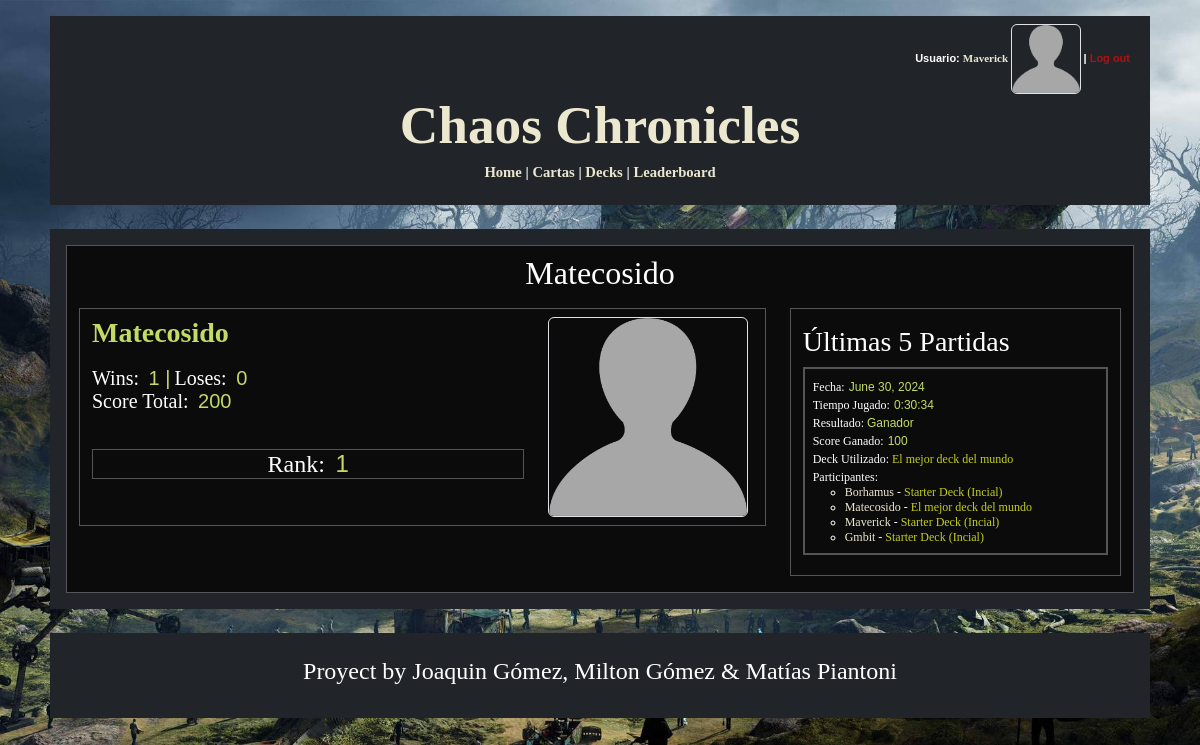
The page /profile/20/ (signed in) on the database its author committed.
### logica/models.py (models this page shows, shortened)
class Jugador(AbstractUser):
    ScoreTotal = models.SmallIntegerField(default=0)
    PartidasGanadas = models.IntegerField(default=0)
    PartidasPerdidas = models.IntegerField(default=0)
    Decks = models.ManyToManyField(Deck, blank=True)
    FotoPerfil = models.ImageField(blank=True, upload_to='perfilimages/')
    deck_seleccionado = models.ForeignKey('Deck', on_delete=models.SET_NULL, null=True, blank=True, related_name='jugador_seleccionado')
    def get_absolute_url(self):
        return reverse('user_profile', kwargs={'pk': self.pk})

class PartidaJugador(models.Model):
    Jugador = models.ForeignKey(Jugador, on_delete=models.CASCADE)
    Deck = models.ForeignKey(Deck, on_delete=models.CASCADE)
    Partida = models.ForeignKey(Partida, on_delete=models.CASCADE)
    GanadorPerdedor = models.BooleanField()
    ScoreGanado = models.SmallIntegerField()

class Partida(models.Model):
    Fecha = models.DateField(auto_now_add=True)
    TiempoJugado = models.DurationField()
    members = models.ManyToManyField(Jugador, through="PartidaJugador")

class Deck(models.Model):
    Titulo = models.CharField(max_length=50)
    CantidadCartas = models.IntegerField(default=0, validators=[MinValueValidator(9), MaxValueValidator(21)])
    CantCirculo = models.SmallIntegerField(default=0)
    CantCuadrado = models.SmallIntegerField(default=0)
    CantTriangulo = models.SmallIntegerField(default=0)
    PartidasGanadas = models.SmallIntegerField(default=0)
    PartidasPerdidas = models.SmallIntegerField(default=0)
    PartidasTotales = models.SmallIntegerField(default=0)
    Winrate = models.DecimalField(max_digits=5, decimal_places=2, default=0.00)
    FechaDeCreacion = models.DateField(auto_now_add=True)
    BackImage = models.ImageField(blank=True, upload_to='backim/')
    Puntos = models.IntegerField(default=100)

### logica/views.py (the view)
# urls.py: path('profile/<int:pk>/', UserProfileView.as_view(), name='user_profile'),
class UserProfileView(DetailView):
    model = Jugador
    template_name = 'profile_view.html'
    context_object_name = 'user_profile'
    def get_object(self):
        return get_object_or_404(Jugador, pk=self.kwargs['pk'])
    def get_context_data(self, **kwargs):
        context = super().get_context_data(**kwargs)
        jugador = self.get_object()
        partidas_jugador = PartidaJugador.objects.filter(Jugador=jugador).order_by('-Partida__Fecha')[:5]
        context['partidas_jugador'] = partidas_jugador
        jugadores = Jugador.objects.all().order_by('-ScoreTotal')
        rank = list(jugadores).index(jugador) + 1
        context['rank'] = rank
        return context

### logica/templates/profile_view.html (shortened to what this page needs)
{% extends 'base_generic.html' %}
{% block content %}
    <body>
        <div class="container pb-3 pt-2" style="border: 1px solid  rgb(85,85,85); background-color:#0b0b0b">
            <div class = "row pb-2 profile-title">
                <h2 style = "text-align: center;">{{ user_profile.username }}</h2>
            </div>
            <div class = "row">
                <div class = "col-sm-8">
                        <div class = "row pb-2 profile-data">
                            <div class="col">
                                <div class="container pt-2 pb-2" style="border: 1px solid  rgb(85,85,85); background-color:#0b0b0b">
                                    <div class="row">
                                        <div class = "col-sm-8 user-data">
                                            <span style="font:bold 28px Georgia;color:#c3db65;"> {{user_profile.username}} </span>
                                            <br>
                                            <br>
                                            <span style="font:normal 20px Georgia;color:#ffffff;margin-top:10px;">Wins:</span>
                                            <span style="font:normal 20px Arial;color:#c3db65;">&nbsp;{{user_profile.PartidasGanadas}} </span>
                                            <span style="font:normal 20px Arial;color:#c3db65;">|</span>
                                            <span style="font:normal 20px Georgia;color:#ffffff;margin-top:10px;">Loses:</span>
                                            <span style="font:normal 20px Arial;color:#c3db65;">&nbsp;{{user_profile.PartidasPerdidas}}</span>
                                            <br>
                                            <span style="font:normal 20px Georgia;color:#ffffff;margin-top:10px;">Score Total:</span>
                                            <span style="font:normal 20px Arial;color:#c3db65;">&nbsp;{{ user_profile.ScoreTotal }}</span>
                                            <br>
                                            <br>
                                            <br>
                                            <div clasa="container border" style="border: 1px solid  rgb(85,85,85); background-color:#0b0b0b; text-align: center;">
                                                <span style="font:normal 24px Georgia;color:#ffffff;margin-top:10px;">Rank:</span>
                                                <span style="font:normal 24px Arial;color:#c3db65;">&nbsp;{{ rank }}</span>
                                            </div>
                                        </div>
                                        <div class = "col-sm-4 user-profile-photo">
                                            {% if user_profile.FotoPerfil %}
                                                <img src="{{ user_profile.FotoPerfil.url }}" alt="Foto de Perfil" class="rounded" style="height:200px; width:200px;">
                                            {% else %}
                                                <img src="/media/perfilimages/default-profile.png" alt="Foto de Perfil" class="rounded border" style="height:200px; width:200px;">
                                            {% endif %}
                                        </div>
                                    </div>
                                </div>
                            </div>
                        </div>
                </div>
                <div class="col-sm-4 profile-matches">
                    <div class="container pt-3 pb-1" style="border: 1px solid  rgb(85,85,85); background-color:#0b0b0b">
                        <h3>Últimas 5 Partidas</h3>
                            {% if partidas_jugador %}
                                <ul class="list-unstyled">
                                    {% for partida_jugador in partidas_jugador %}
                                        <div class="container p-2 mt-2" style="border: 2px solid  rgb(85,85,85); background-color:#0b0b0b">
                                            <li class="game-item">
                                                <span style="font:normal 12px Georgia;color:#ffffff;margin-top:10px;">Fecha:</span>
                                                <span style="font:normal 12px Arial;color:#c3db65;">{{ partida_jugador.Partida.Fecha }}</span>
                                                <br>
                                                <span style="font:normal 12px Georgia;color:#ffffff;margin-top:10px;">Tiempo Jugado:</span>
                                                <span style="font:normal 12px Arial;color:#c3db65;">{{ partida_jugador.Partida.TiempoJugado}}</span>
                                                <br>
                                                <span style="font:normal 12px Georgia;color:#ffffff;margin-top:10px;">Resultado: </span>
                                                    {% if partida_jugador.GanadorPerdedor %}
                                                        <span style="font:normal 12px Arial;color:#c3db65;">Ganador</span>
                                                    {% else %}
                                                    <span style="font:normal 12px Arial; color: rgb(175, 17, 17);">Perdedor</span>
                                                    {% endif %}
                                                <br>
                                                <span style="font:normal 12px Georgia;color:#ffffff;margin-top:10px;">Score Ganado:</span>
                                                <span style="font:normal 12px Arial;color:#c3db65;"> {{ partida_jugador.ScoreGanado }} </span>
                                                <br>
                                                <span style="font:normal 12px Georgia;color:#ffffff;margin-top:10px;">Deck Utilizado: <a class ="green-link" href="{% url 'deck_detail' partida_jugador.Deck.id %}">{{ partida_jugador.Deck.Titulo }}</a></span>
                                                <br>
                                                <span style="font:normal 12px Georgia;color:#ffffff;margin-top:10px;">Participantes:</span>
                                                <ul>
                                                    {% for pj in partida_jugador.Partida.partidajugador_set.all %}
                                                        <li style="font:normal 12px Georgia;color:#ffffff">
                                                            <a class = "menu-buttons" href="{% url 'user_profile' pj.Jugador.id %}">{{ pj.Jugador.username }}</a>
                                                            -
                                                            <a href="{% url 'deck_detail' pj.Deck.id %}" class = "green-link">{{ pj.Deck.Titulo }}</a></li>
                                                    {% endfor %}
                                                </ul>
                                            </li>
                                        </div>
                                    {% endfor %}
                                </ul>
                            {% else %}
                                <p>No hay partidas recientes.</p>
                            {% endif %}
                    </div>
                </div>
            </div>
        </div>
    </body>
{% endblock %}

### logica/templates/base_generic.html (shortened to what this page needs)
<!DOCTYPE html>
<html lang="en">
    <head>
        <link href="https://cdn.jsdelivr.net/npm/bootstrap@5.3.3/dist/css/bootstrap.min.css" rel="stylesheet">
    </head>
    <body>
        <div class = "custom-container p-2 mt-3 bg-dark text-white">
            <div class = "menu">
                <div class = "container-fluid bg-dark text-white">
                    <div class="row">
                        <div class="col-sm-12">
                            <nav>
                                {% if user.is_authenticated %}
                                    <div class = "log-bar">
                                        Usuario: <a href="{{ user.get_absolute_url }}" style="font:bold 11px Georgia" class = "menu-buttons">{{ user.get_username }}
                                        {% if user.FotoPerfil %}
                                            <img src="{{ user.FotoPerfil.url }}" alt="Foto de Perfil" class="rounded" style="height:70px; width:70px;">
                                        {% else %}
                                            <img src="/media/perfilimages/default-profile.png" alt="Foto de Perfil" class="rounded border" style="height:70px; width:70px;">
                                        {% endif %}
                                        </a>
                                        |
                                        <form action="{% url 'logout' %}" method="post" class = "logout-form"> {% csrf_token %}
                                            <button type="submit" class="logout-button">Log out</button>
                                        </form>
                                    </div>
                                {% else %}
                                    <p class = "log-bar"><a class = "menu-buttons" href="{% url 'login' %}">Log in</a> or <a class = "menu-buttons" href="{% url 'register' %}">Register</a></p>
                                {% endif %}
                            </nav>
                        </div>
                    </div>
                </div>
                <div class="row">
                    <div class = "col-sm-12">
                        <h1 class="title"><a href="{% url 'home' %}" class = "menu-buttons">Chaos Chronicles</a></h1>
                    </div>
                </div>
                <div class="row">
                    <div class = "col-sm-12">
                        <nav class = "menu-items">
                            <p>
                                <a href="{% url 'home' %}" class = "menu-buttons"> Home</a> |
                                <a href="{% url 'carta_list' %}" class = "menu-buttons"> Cartas</a>
                                {% if user.is_authenticated %}
                                    |
                                    <a href="{% url 'deck_list' %}" class = "menu-buttons"> Decks</a> |
                                    <a href="{% url 'leaderboard' %}" class = "menu-buttons"> Leaderboard </a>
                                {% endif %}
                            </p>
                        </nav>
                    </div>
                </div>
            </div>
        </div>
        <div class = "custom-container p-3 my-4 bg-dark text-white">
            {% block content %}
            {% endblock %}
        </div>
        <div class = "custom-container p-4 my-4 bg-dark text-white">
            <h4 style = "text-align: center;"> Proyect by Joaquin Gómez, Milton Gómez & Matías Piantoni </h4>
        </div>
    </body>
</html>

### logica/templates/base_generic.html (style rules this page uses)
body { background-attachment: fixed; background-image: url("/media/media/bg1.jpg"); min-height: 100vh; width: 100%; background-position: center; background-repeat: no-repeat; background-size: cover; font: 12pt Georgia, "Times New Roman", Times, serif; }
.title { text-align: center; font: bold 40pt Georgia, "Times New Roman", Times, serif; }
.menu-items { text-align: center; font: bold 11pt Georgia, "Times New Roman", Times, serif; }
.menu-buttons { color: #ece8d0; text-decoration: none; background: none; border: none; }
.log-bar { text-align: right; font: bold 11px Arial; }
.logout-form { display: inline-block; margin: 0; }
.custom-container { max-width: 1100px; margin: auto; }
.logout-button { background: none; color: rgb(175, 17, 17); border: none; padding: 0; cursor: pointer; text-decoration: none; font: bold 11px Arial; }

### logica/templates/profile_view.html (style rules this page uses)
.green-link { color: rgba(195, 207, 26, 1); text-decoration: none; }

### rows shown on the page
Jugador: get_username "Maverick"
Jugador: username "Matecosido", PartidasGanadas "1", PartidasPerdidas "0", ScoreTotal "200"
PartidaJugador: Partida.Fecha "June 30, 2024", Partida.TiempoJugado "0:30:34", GanadorPerdedor "Ganador", ScoreGanado "100", Deck.Titulo "El mejor deck del mundo", Jugador.username "Matecosido"
PartidaJugador: Jugador.username "Borhamus", Deck.Titulo "Starter Deck (Incial)"
PartidaJugador: Jugador.username "Maverick", Deck.Titulo "Starter Deck (Incial)"
PartidaJugador: Jugador.username "Gmbit", Deck.Titulo "Starter Deck (Incial)"

### other values the page prints
{{ rank }} "1"
